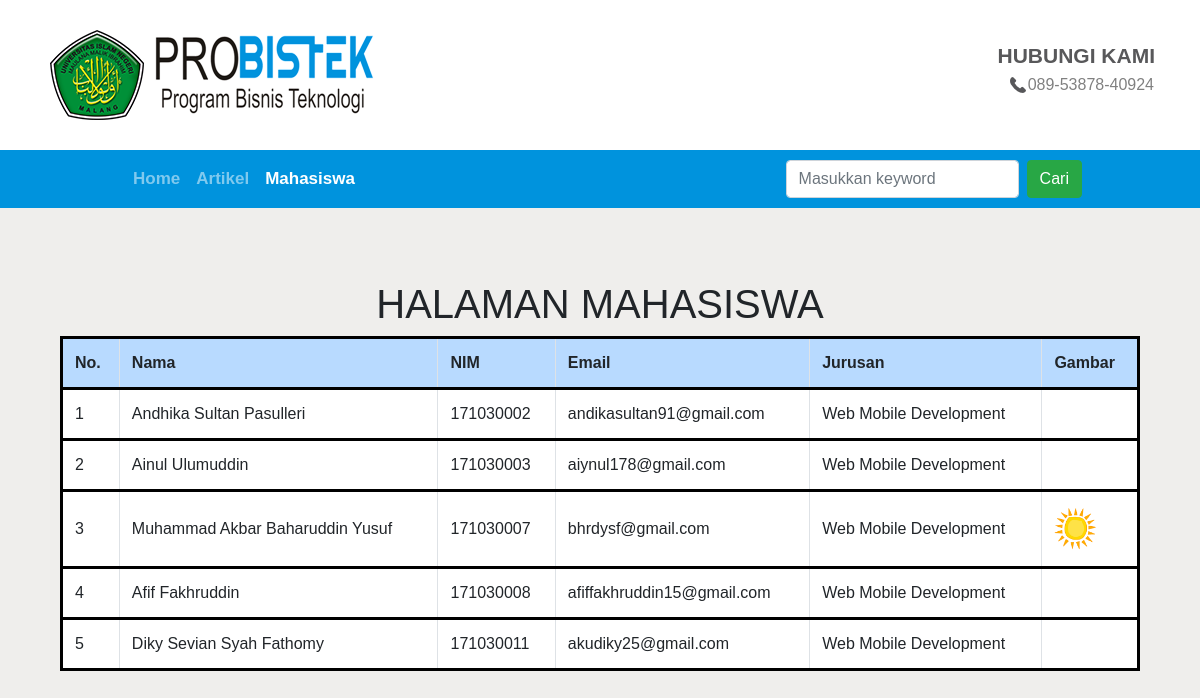
The page /mahasiswa.php on the database its author committed.
### tables this page shows
CREATE TABLE `mahasiswa` (
  `id` int(11) NOT NULL,
  `nama` varchar(55) NOT NULL,
  `NIM` int(9) NOT NULL,
  `email` varchar(55) NOT NULL,
  `jurusan` varchar(30) NOT NULL,
  `gambar` varchar(200) NOT NULL
);

### functions.php (called while the page is built, shortened)
<?php
    $conn = mysqli_connect("localhost", "root", "", "uas-probistek");
    function query($query) {
        global $conn;
        $result = mysqli_query($conn, $query);
        $rows = [];
        while ($row = mysqli_fetch_assoc($result)) {
            $rows[] = $row;
        }
        return $rows;
    }
?>

### mahasiswa.php (the view, shortened to what this page needs)
<?php
    $page = 'mahasiswa';
    require 'functions.php';
    $mahasiswa = query("SELECT * FROM mahasiswa ORDER BY NIM ASC");
?>
<!DOCTYPE html>
<html lang="en">
<head>
    <link rel="stylesheet" type="text/css" href="css/bootstrap.css">
    <link rel="stylesheet" type="text/css" href="css/style.css">
</head>
<body>
    <header>
        <div class="container">
            <div class="row">
                <div class="col-6 image">
                    <img id="probistek" src="images/probistek2.png">
                </div>
                <div class="col-6 contact">
                    <p id="contact1"><b>HUBUNGI KAMI</b></p>
                    <table class="contact2">
                        <tr>
                            <td><img src="images/call-answer.png"></td>
                            <td>089-53878-40924</td>
                        </tr>
                    </table>
                </div>
            </div>
        </div>
        <div>
            <nav class="navbar navbar-expand-lg navbar-dark">
                <div class="collapse navbar-collapse" id="navbarSupportedContent">
                    <ul class="navbar-nav mr-auto">
                        <li>
                            <a class="nav-link <?php if($page=='home'){echo 'active';}?>" href="index.php">Home</a>
                        </li>
                        <li>
                            <a class="nav-link <?php if($page=='artikel'){echo 'active';}?>" href="artikel.php">Artikel</a>
                        </li>
                        <li>
                            <a class="nav-link <?php if($page=='mahasiswa'){echo 'active';}?>" href="mahasiswa.php">Mahasiswa</a>
                        </li>
                    </ul>
                    <form class="form-inline my-2 my-lg-0" action="" method="post">
                        <input class="form-control mr-sm-2" type="search" placeholder="Masukkan keyword" aria-label="Search" name="keyword" autofocus autocomplete="off">
                        <button class="btn btn-success my-2 my-sm-0" type="submit" name="cari"  id="cari">Cari</button>
                    </form>
                </div>
            </nav>
        </div>
    </header>
    <div id="badan">
        <br><br><br>
        <center>
            <h1>HALAMAN MAHASISWA</h1>
            <table class="table table-bordered">
                <tr class="table-primary">
                    <th>No.</th>
                    <th>Nama</th>
                    <th>NIM</th>
                    <th>Email</th>
                    <th>Jurusan</th>
                    <th>Gambar</th>
                </tr>
                <?php $no = 1; ?>
                <?php foreach ($mahasiswa as $row) : ?>
                <tr id="tableRow">
                    <td><?= $no; ?></td>
                    <td><?= $row["nama"]; ?></td>
                    <td><?= $row["NIM"]; ?></td>
                    <td><?= $row["email"]; ?></td>
                    <td><?= $row["jurusan"]; ?></td>
                    <td>
                        <img src="images/<?= $row['gambar']; ?>" alt="" width="50">
                    </td>
                </tr>
                <?php $no++; ?>
            <?php endforeach;?>
            </table>
            <br><br><br>
        </center>
    </div>
</body>
</html>

### css/style.css (style rules this page uses)
body, html { font-family: helvetica; }
.image { padding-top: 25px; padding-bottom: 25px; }
.col-6.contact { padding-top: 40px; margin-bottom: 0%; }
#contact1 { color: #58585A; text-align: right; font-size: 21px; margin-bottom: 0px; }
table.contact2 { float: right; margin-top: 0%; padding-right: 0px; color: #808080; }
.navbar { background-color: #0093dd !important; font-size: 17px !important; font-weight: bold !important; color: black !important; }
.navbar-nav { padding-left: 109px !important; }

### mahasiswa.php (style rules this page uses)
#cari { margin-right: 2.7cm; }
body { background-color: #EFEEEC; }
header { background-color: white; }
table.table-bordered { border:5px solid black; background-color: white; width: 90%; }
table.table-bordered > tbody > tr { border:3px solid black; }
table.table-bordered { border: 3px solid black; }
#tableRow { height: 50px; }
.table > tbody > tr > td { vertical-align: middle; }

### rows shown on the page
mahasiswa: nama "Andhika Sultan Pasulleri", NIM "171030002", email "andikasultan91@gmail.com", jurusan "Web Mobile Development"
mahasiswa: nama "Ainul Ulumuddin", NIM "171030003", email "aiynul178@gmail.com", jurusan "Web Mobile Development"
mahasiswa: nama "Muhammad Akbar Baharuddin Yusuf", NIM "171030007", email "bhrdysf@gmail.com", jurusan "Web Mobile Development", gambar (picture)
mahasiswa: nama "Afif Fakhruddin", NIM "171030008", email "afiffakhruddin15@gmail.com", jurusan "Web Mobile Development"
mahasiswa: nama "Diky Sevian Syah Fathomy", NIM "171030011", email "akudiky25@gmail.com", jurusan "Web Mobile Development"
